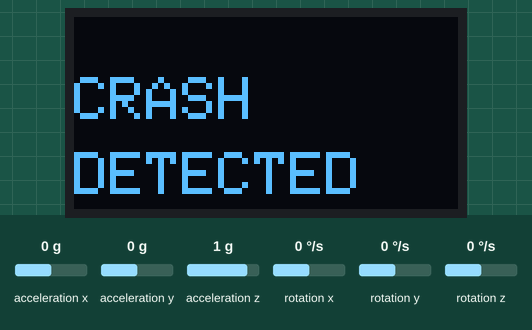
A sketch run on a simulated ESP32. Parts: 128×64 one-colour display. Inputs (shaded band) come from the test bench; at power-on: acceleration x 0 g, acceleration y 0 g, acceleration z 1 g, rotation x 0 °/s, rotation y 0 °/s, rotation z 0 °/s. The modem accepts every AT command (registered, SIM ready, sends succeed) and sends nothing else; what the sketch prints to the serial monitor is not drawn.

Above: at 8.2 s.

The sketch:

sketch.ino
```cpp
#include <Wire.h>
#define GSM_TX 27 // ESP32 TX pin to SIM800L RX
#define GSM_RX 26 // ESP32 RX pin to SIM800L TX

#include <MPU6050.h>
#include <Adafruit_GFX.h>
#include <Adafruit_SSD1306.h>

MPU6050 mpu;
#define SCREEN_WIDTH 128
#define SCREEN_HEIGHT 64
#define OLED_RESET     -1
Adafruit_SSD1306 display(SCREEN_WIDTH, SCREEN_HEIGHT, &Wire, OLED_RESET);

HardwareSerial GSM(1);

void setup() {
  Serial.begin(115200);
  Wire.begin();

  Serial.begin(115200);
  if(!display.begin(SSD1306_SWITCHCAPVCC, 0x3C)) { // Address 0x3C for most displays
    Serial.println(F("SSD1306 allocation failed"));
    for(;;);
}
display.clearDisplay();
display.setTextSize(1);
display.setTextColor(SSD1306_WHITE);
display.setCursor(0,0);
display.print("Helmet Ready");
display.display();
delay(1000); // Optional: show boot message
display.clearDisplay();
display.display();

  mpu.initialize();
  Serial.println("MPU6050 ready");
  GSM.begin(9600, SERIAL_8N1, GSM_RX, GSM_TX);
}

bool crashSent = false;

void loop() {
  int16_t ax, ay, az, gx, gy, gz;
  mpu.getMotion6(&ax, &ay, &az, &gx, &gy, &gz);
  float fx = ax / 16384.0;
  float fy = ay / 16384.0;
  float fz = az / 16384.0;
  float g_mag = sqrt(fx*fx + fy*fy + fz*fz);
  g_mag=4;

  Serial.print("g_mag: "); Serial.println(g_mag);

  if ((g_mag > 2.0) && !crashSent) {
    Serial.println("CRASH DETECTED!");
    sendCrashSMS("+919080794837", "Crash Detected! Accel: " + String(g_mag,2));
    display.clearDisplay();
display.setTextSize(2);  // Large text
display.setCursor(0, 20);
display.setTextColor(SSD1306_WHITE);
display.println("CRASH");
display.setCursor(0, 45);
display.println("DETECTED");
display.display();

    crashSent = true; // Only send once unless code reset

  }
  delay(100);
}

void sendCrashSMS(String contact, String message) {
  GSM.println("AT+CMGF=1");
  delay(1000);
  GSM.print("AT+CMGS=\"");
  GSM.print(contact);
  GSM.println("\"");
  delay(1000);
  GSM.print(message);
  GSM.write(26); // CTRL+Z to send
  delay(5000); // Wait for message to send
}
```
